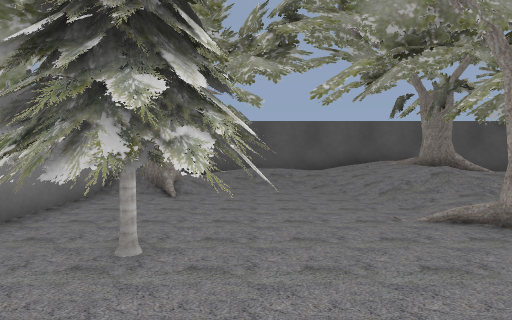
[1] (above)

21 first-person views from a walk through a world built for the Gazebo simulator. The camera is 0.87 m above the floor, tilts 2° down and sees 70° across. The floor is counted in squares, 1 m on a side. Each view is taken from the middle of a square. On the plan, view 1 faces up. The plan holds only what a view shows up to about 12 squares ahead; the rest is blank. The place goes on beyond the plan.

[2]
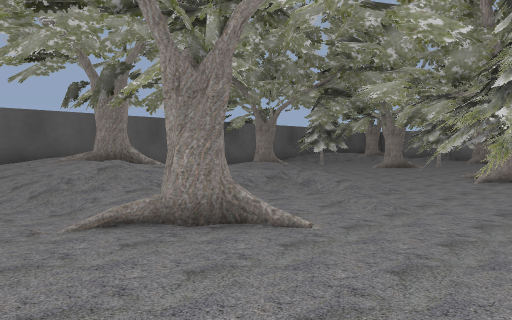

[3]
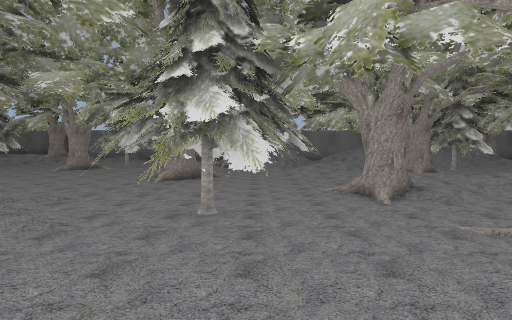

[4]
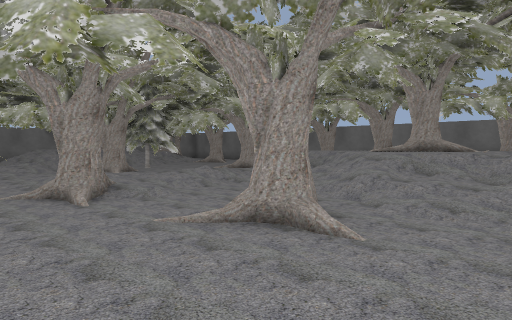

[5]
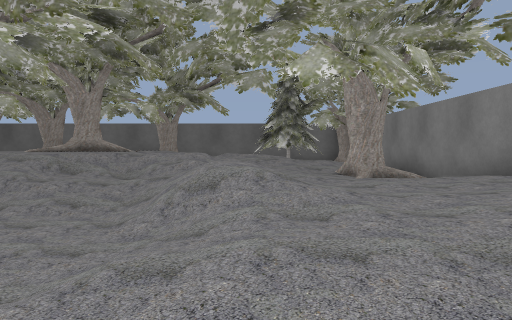

[6]
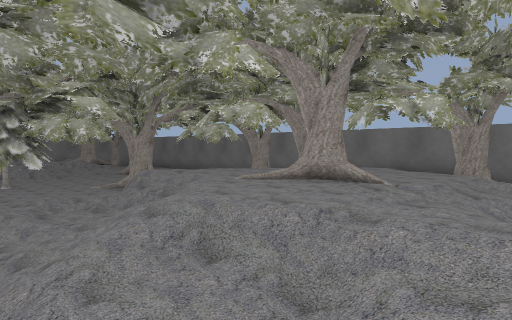

[7]
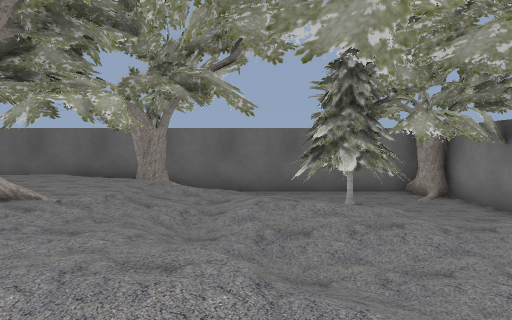

[8]
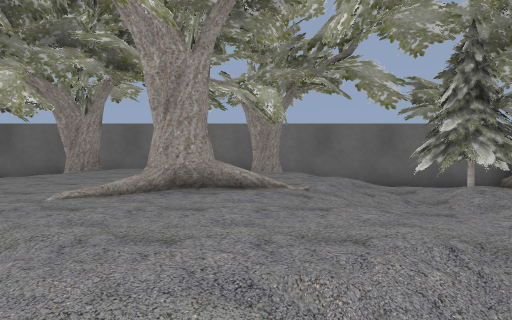

[9]
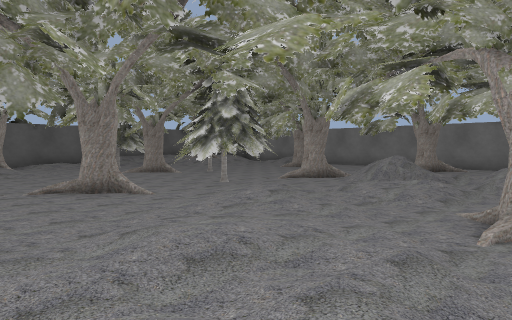

[10]
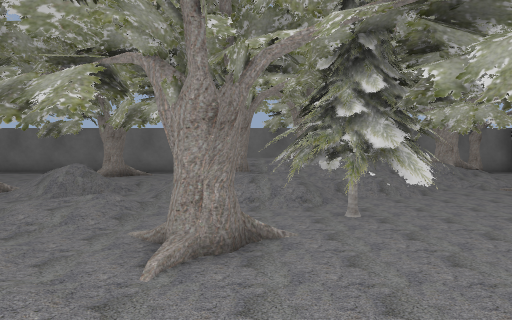

[11]
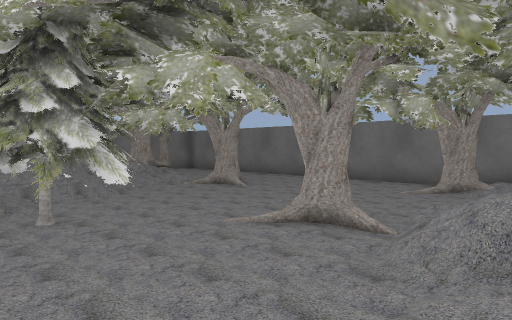

[12]
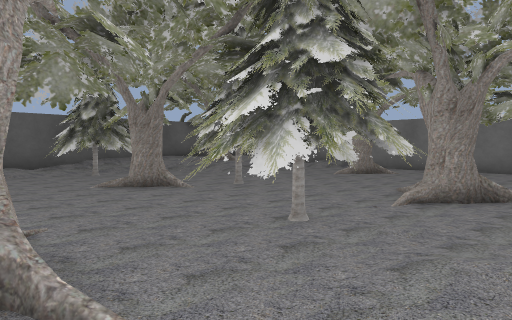

[13]
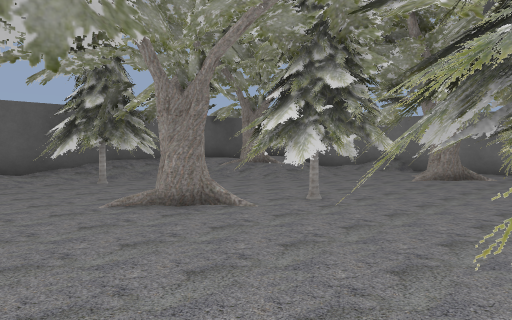

[14]
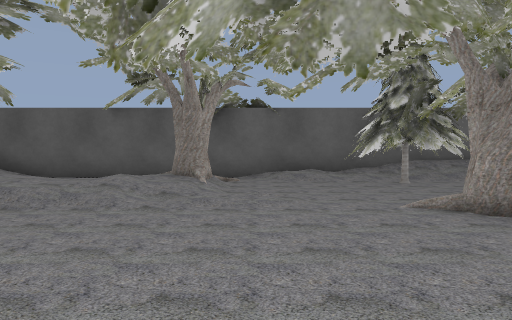

[15]
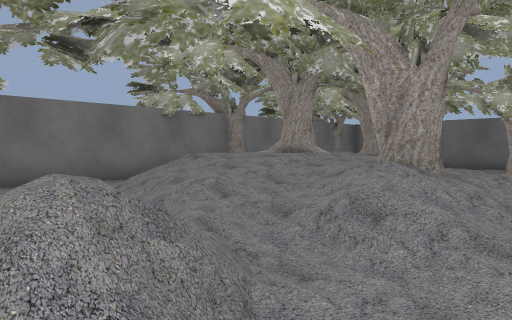

[16]
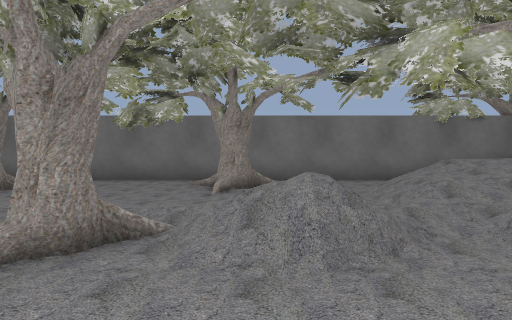

[17]
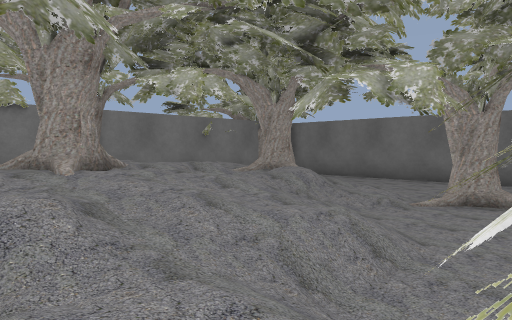

[18]
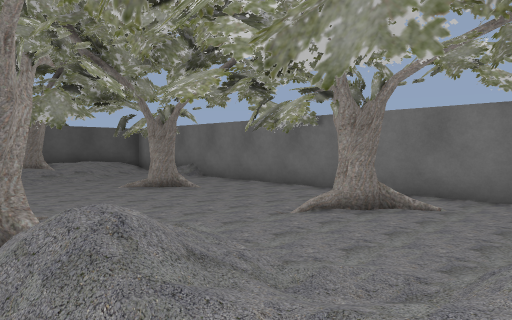

[19]
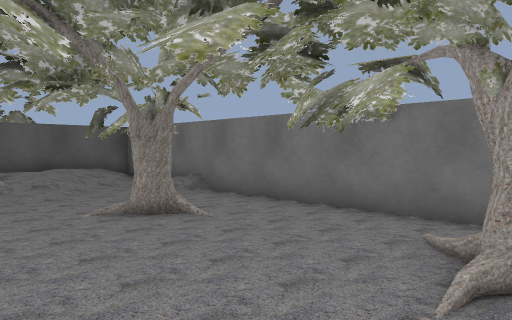

[20]
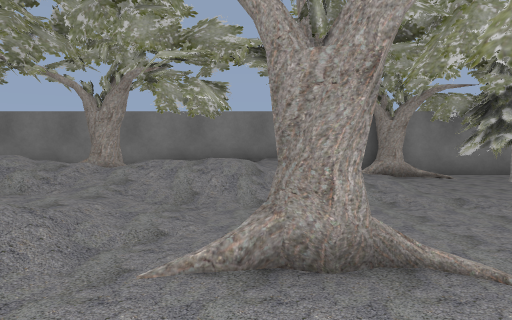

[21]
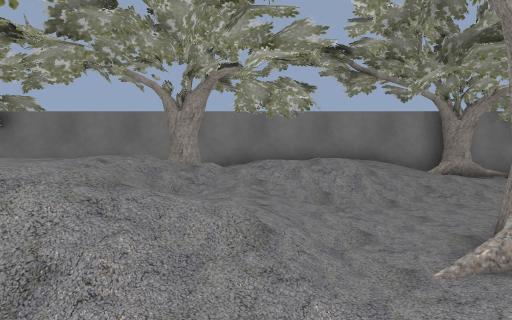

### Floor plan
Key: @ floor where view 1 was taken; # wall or solid block; . main floor; : floor 0.25 m higher than the main floor; + floor 0.5 m higher than the main floor; * floor 0.75 m higher than the main floor; / step, stairs or slope; = window, fence, low wall or low ledge; T oak tree; P pine tree.
Columns run from 4 left of view 1 to 27 right of it. Each row starts with its distance up from view 1.
 14        #################  ###
 13        /+//..  T..:/PPPT   TT
 12    TT  +TT      /..PPPP.:TTT+:
 11    /T+++*T  /: TT...TTTT.TT+:.
 10   T////+TT  +:::/...TT...::: T #
  9  TT/..//*T+ +::/:...T......TTTT#
  8 #.T...//TT++ .......TTPP...TT. #
  7 #......TT/T+  .......TPP ..TT. #
  6 #....../T ///...TTT..PPP...TT. #
  5 #.PP...TT..//...T.....TTTT.... #
  4 #TTTP...T.:.....T..PP..T....TTT#
  3 #TPPP.....PP....T.PPPP.T....T.T#
  2 #TPP......PPP.T...PPPPTT....T. #
  1 #T.....:. TTTT.T..::...T/..TTT #
  0 #T/.@/:..T.TT..../::..////..TT #
 -1 #//+://..T..TT.:::/TT.//TT.... #
 -2 #++++/...T...T::::T/T/.T:T.....#
 -3 #++++//..T...:/:T.T.T:/T:T+::..#
 -4 #++TTT//:..../////T.. TTT+T*+ .#
 -5 #+TT+T//////.//...T.P/*TT*TT   #
 -6 #:TTT///////:.//...PPP//TTTTT T#
 -7 # TT+//*/*T/ .//.TTPPP./*TT*T T#
 -8 #  +++//**T*=//#.T..P../+***T T#
 -9 #/ +T////*T****//....../TT/TTTTT
-10 #/  /*//*TT***TT/TT....T/T*T   #
-11 #/    ///*T*TT  /.T....T/TTTT+ #
-12 #.T    /*TTTTT  :TTT...T///TT+T#
-13 #TTTPP   TTTTTT .T.....T.. TTTT#
-14 #TPPPP  TTT  T  .T.........
-15 #T.PPP./:T      TT...  .....
-16 #T.....//++     :T...  .....
-17 #####################  #####

Where each view was taken, in squares from view 1:
view 1: 0 up, 0 right, facing up
view 2: 1 up, 1 right, facing up-right
view 3: 1 up, 2 right, facing right
view 4: 1 up, 2 right, facing down-right
view 5: 1 up, 1 right, facing down
view 6: 4 down, 2 right, facing down-right
view 7: 5 down, 2 right, facing down
view 8: 5 down, 5 right, facing down
view 9: 5 down, 9 right, facing up-right
view 10: 5 down, 10 right, facing right
view 11: 5 down, 10 right, facing down-right
view 12: 0 up, 12 right, facing up-right
view 13: 3 up, 13 right, facing up-right
view 14: 3 up, 13 right, facing up
view 15: 0 up, 17 right, facing down-right
view 16: 0 up, 15 right, facing right
view 17: 5 down, 17 right, facing down-right
view 18: 3 down, 18 right, facing up-right
view 19: 0 up, 20 right, facing up-right
view 20: 3 down, 8 right, facing left
view 21: 5 down, 8 right, facing left
